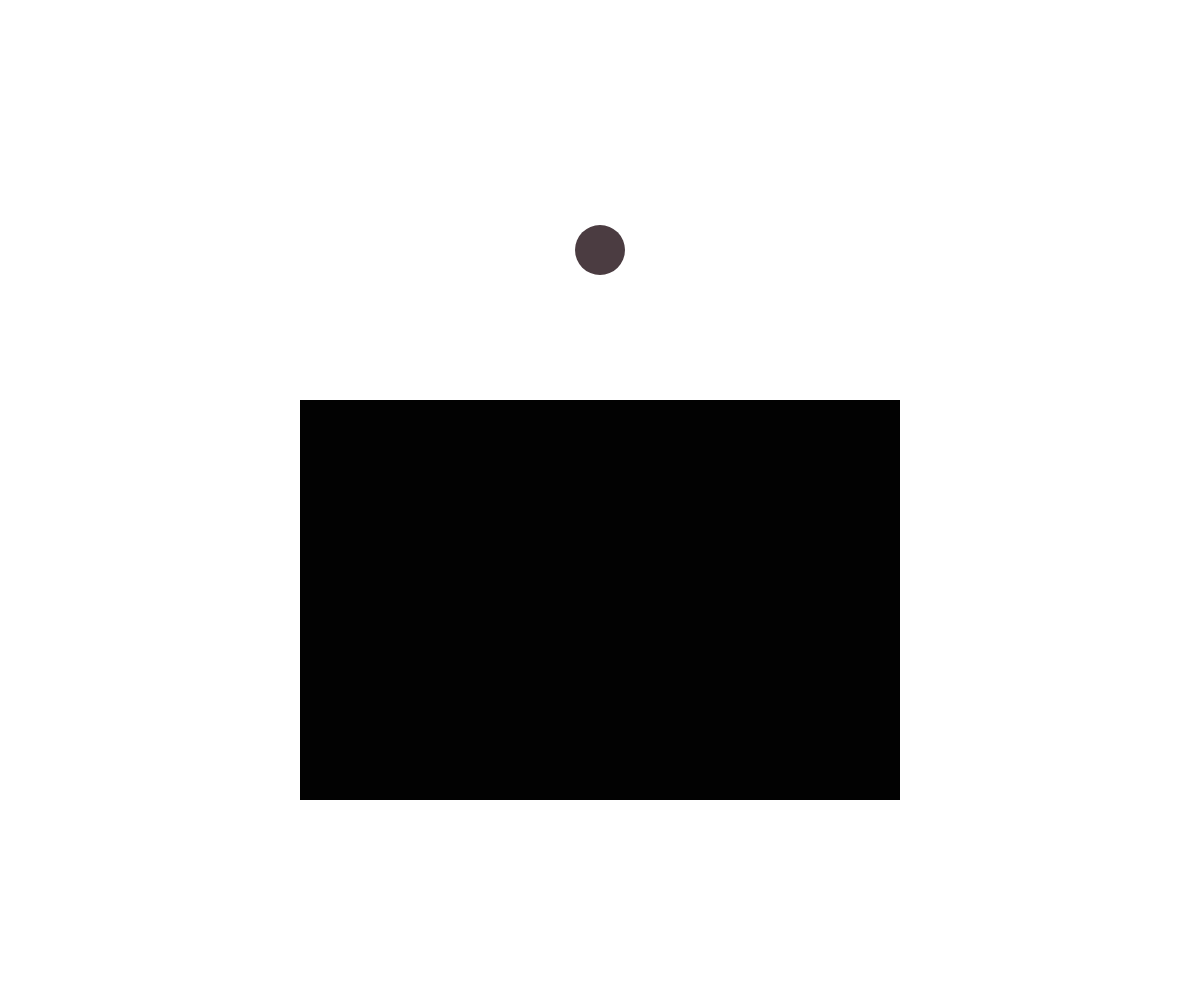
Frame 1 (no input)
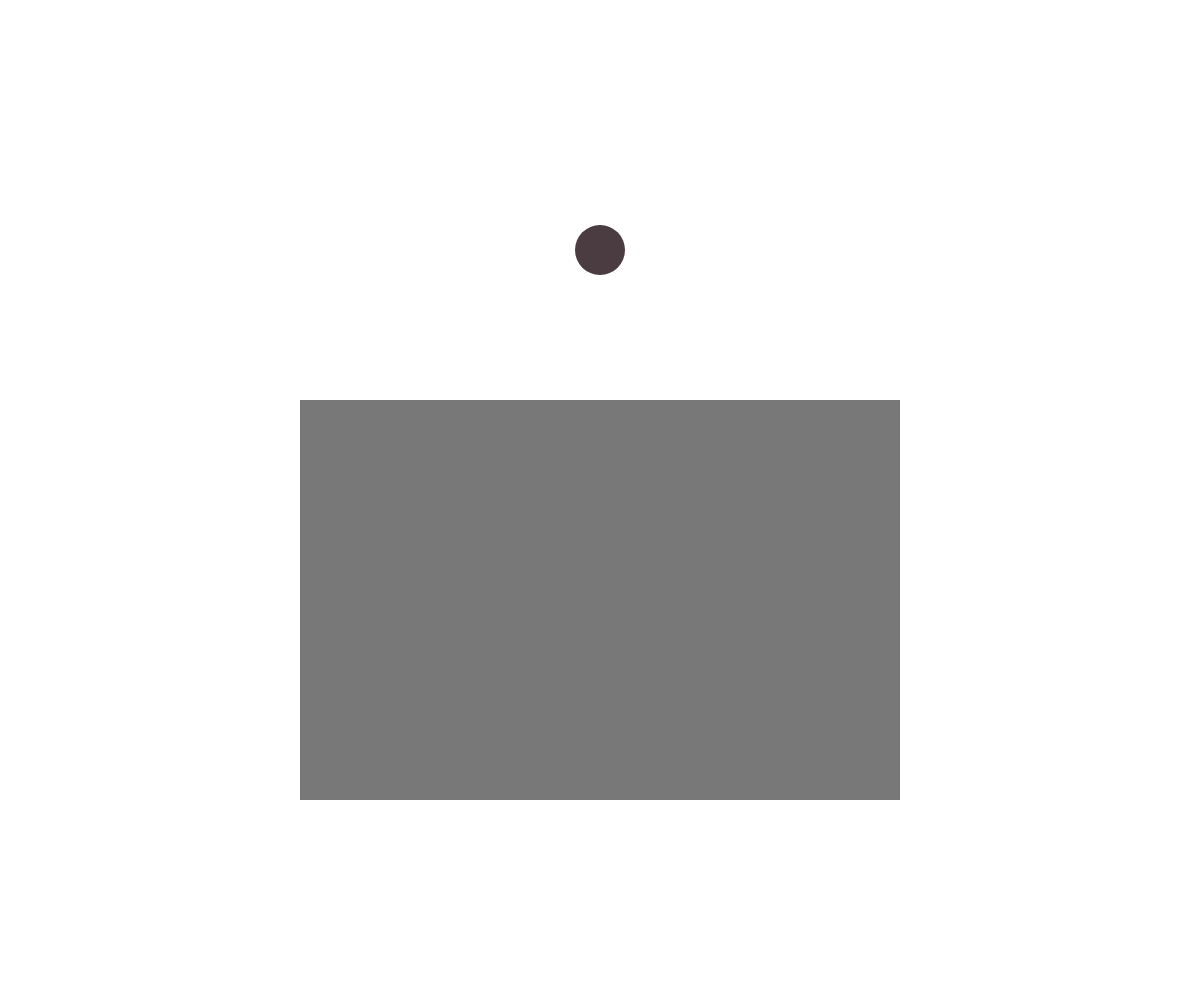
Frame 60 (no input)
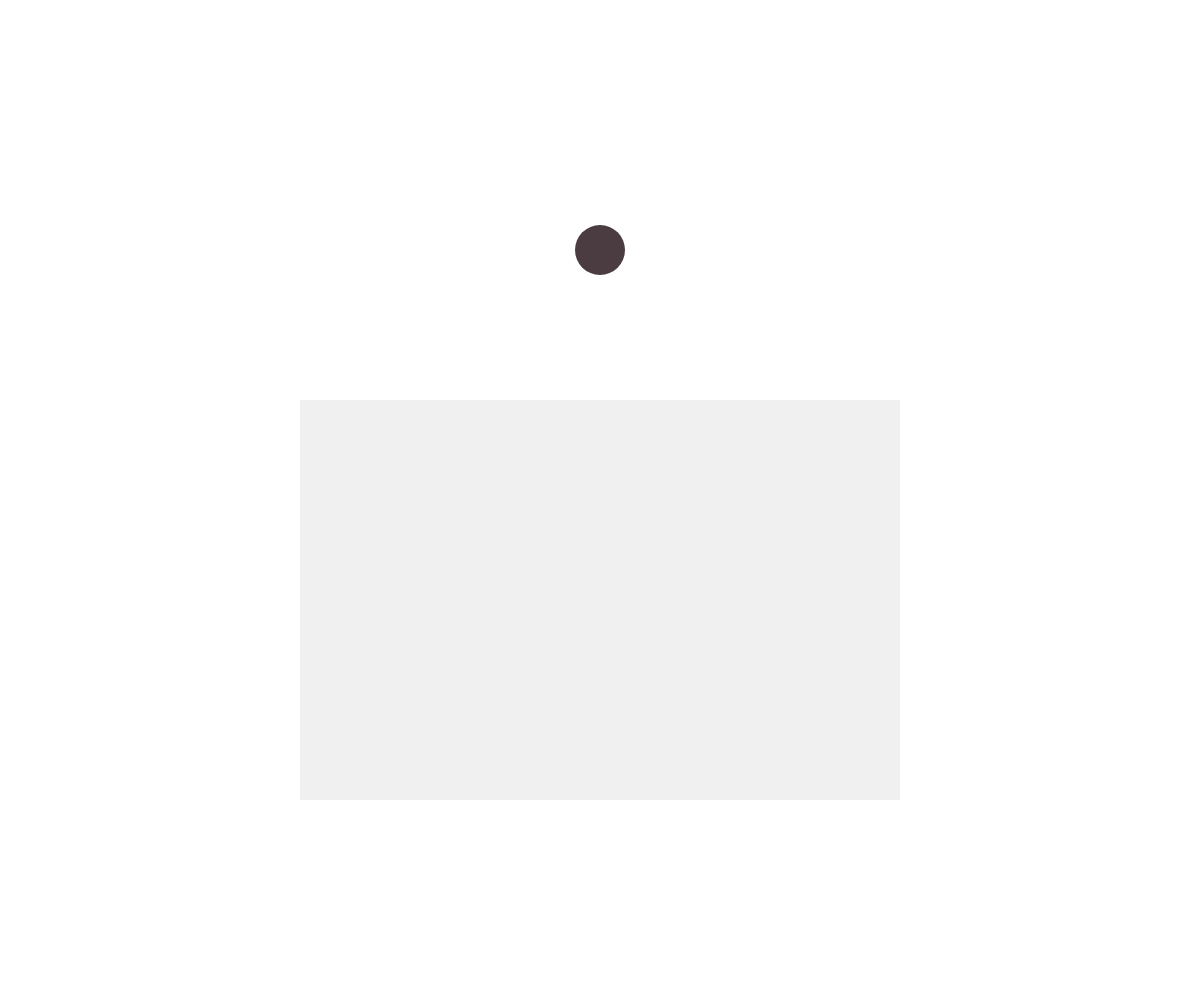
Frame 120 (the mouse pressed at the canvas centre since frame 60)

The p5.js sketch that drew these frames (run headless with seeded random() and noise() and a simulated clock; from frame 60 on, the mouse is pressed at the canvas centre):

// p5.js sketch
// ── sketch.js
// Project Title
// Your Name
// Date
//
// Extra for Experts:
// - describe what you did to take this project "above and beyond"

let buttonX, buttonY, buttonSize;
let rectX, rectY, rectW, rectH;
let rectShade = 0;
let fadeIn = false;
let buttonOver = false;

function setup() {
  createCanvas(windowWidth, windowHeight);
  buttonX = width / 2;
  buttonY = height / 4;
  buttonSize = 50;
  rectX = width / 2;
  rectY = height * 0.6;
  rectW = width / 2;
  rectH = height * 0.4;
  noStroke();
  ellipseMode(CENTER);
  rectMode(CENTER);
}
function mouseDistance(x1, y1, x2, y2) {
  let a = abs(x1 - x2);
  let b = abs(y1 - y2);
  let c = sqrt(sq(a) + sq(b));
  return c;
}
function draw() {
  print(mouseDistance(mouseX, mouseY, buttonX, buttonY));
  background(255);
  //draw a circle
  if (mouseDistance(mouseX, mouseY, buttonX, buttonY) < buttonSize / 2) {
    fill(40, 20, 30);
  }
  else {
    fill(75, 60, 65);
    buttonOver = false;
  }
  ellipse(buttonX, buttonY, buttonSize, buttonSize);
  //draw a rectangle
  if (fadeIn = true); {
    rectShade += 2;
  }
  fill(rectShade);
  rect(rectX, rectY, rectW, rectH);
}
function mousePressed() {
  if (buttonOver) {

  }
}
